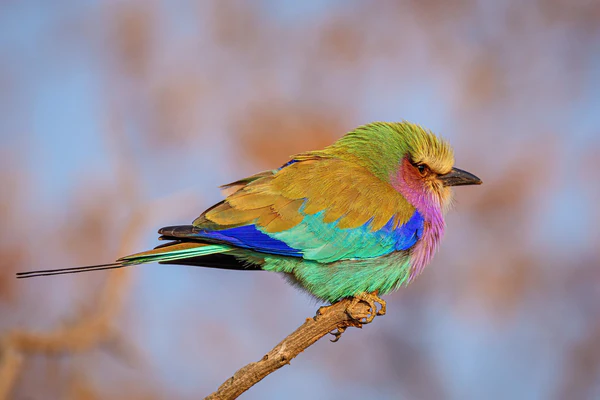
#> input picture data/oiseau_rolier.webp, 600 x 400 px
$ python couleur.py
#> lines starting #> are read from the running program, lines starting #| are printed output that depends on the picture
import os
import cv2


# charger l'image

img = cv2.imread(os.path.join('.', 'data', 'oiseau_rolier.webp'))
#> img is the input picture: shape (400, 600, 3); mean B, G, R 150.7, 146, 155.9

img_rgb  = cv2.cvtColor(img, cv2.COLOR_BGR2RGB)
img_gray = cv2.cvtColor(img, cv2.COLOR_BGR2GRAY)
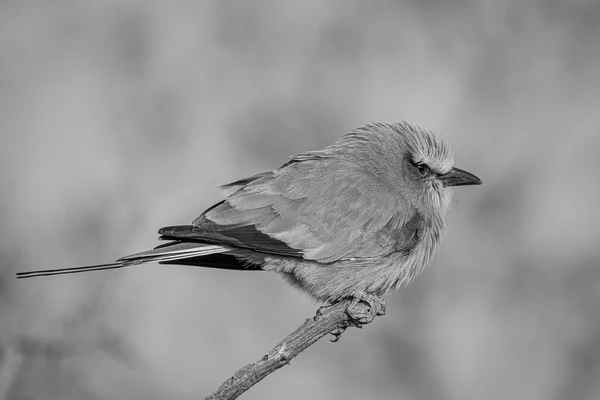
#> img_gray: shape (400, 600); min 0, max 241, mean 149.5
img_hsv = cv2.cvtColor(img, cv2.COLOR_BGR2HSV)
#> img_hsv: shape (400, 600, 3); mean H, S, V 103.5, 62.7, 173.1

cv2.imshow('img', img)
cv2.imshow('img_rgb ', img_rgb )
cv2.imshow('img_gray ', img_gray )
cv2.imshow('img_hsv  ', img_hsv  )
cv2.waitKey(0)
